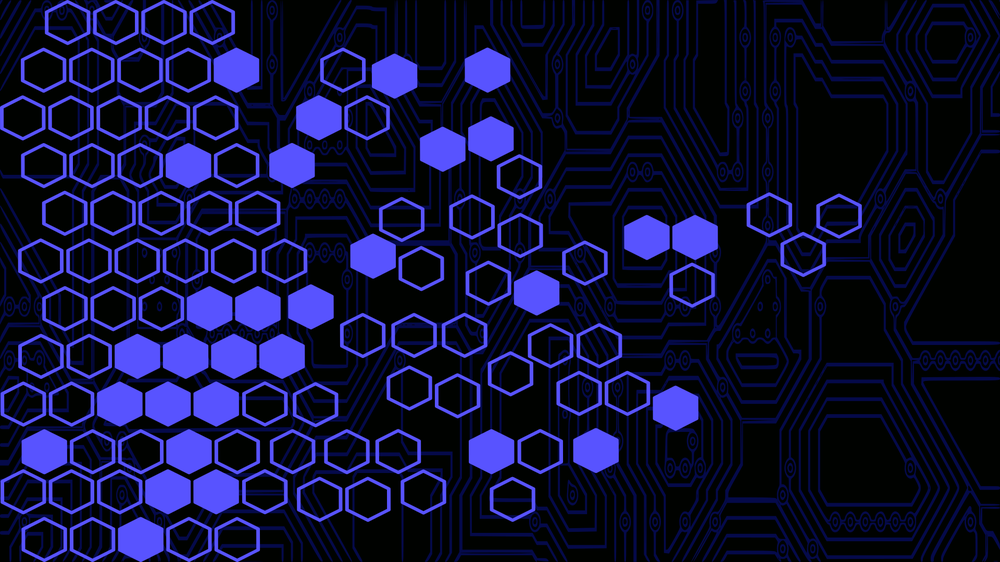
#> input picture src/assets/1.png, 1000 x 562 px, shrunk from 1920 x 1080 before the run, found by its file name
$ jupyter execute 'pencilsketch using matplotlib.ipynb'   (shell and % lines are left out)
#> lines starting #> are read from the running program, lines starting #| are printed output that depends on the picture
[cell 1]
def dodge(front,back):
    result = front*255/(255-back)
    result[result>255]=255
    result[back==255]=255
    return result.astype('uint8')

[cell 2]
import numpy as np
def grayscale(rgb):
    return np.dot(rgb[...,:3],[0.299,0.587,0.114])

[cell 3]
img = "C:\\Users\\HP\\Downloads\\1.png"

[cell 4]
import imageio
s = imageio.imread(img)
#> s is the input picture: shape (562, 1000, 4); mean R, G, B, A 14, 15.4, 51, 255
g = grayscale(s)
#> in grayscale, `return np.dot(rgb[...,:3],[0.299,0.587,0.114])`:
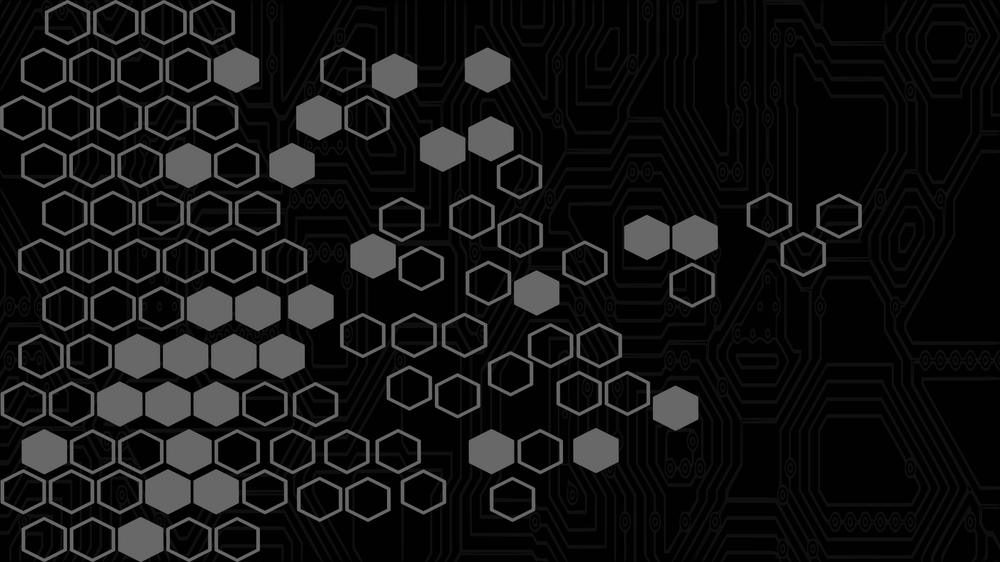
#> returned value: shape (562, 1000) float64; min 0, max 113.3, mean 19
i = 255 -g
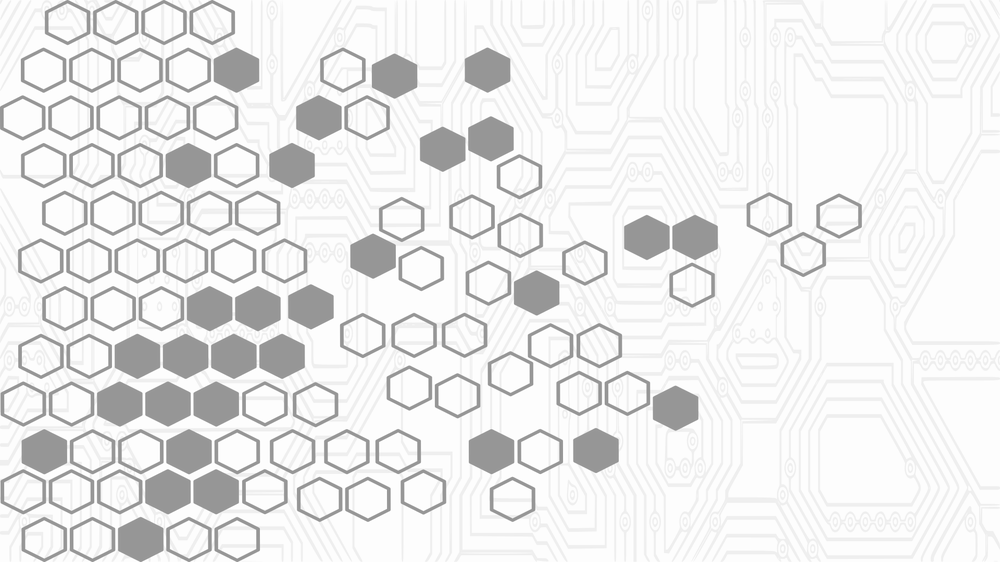
#> i: shape (562, 1000) float64; min 141.7, max 255, mean 236
import scipy.ndimage
b=scipy.ndimage.filters.gaussian_filter(i,sigma=10)
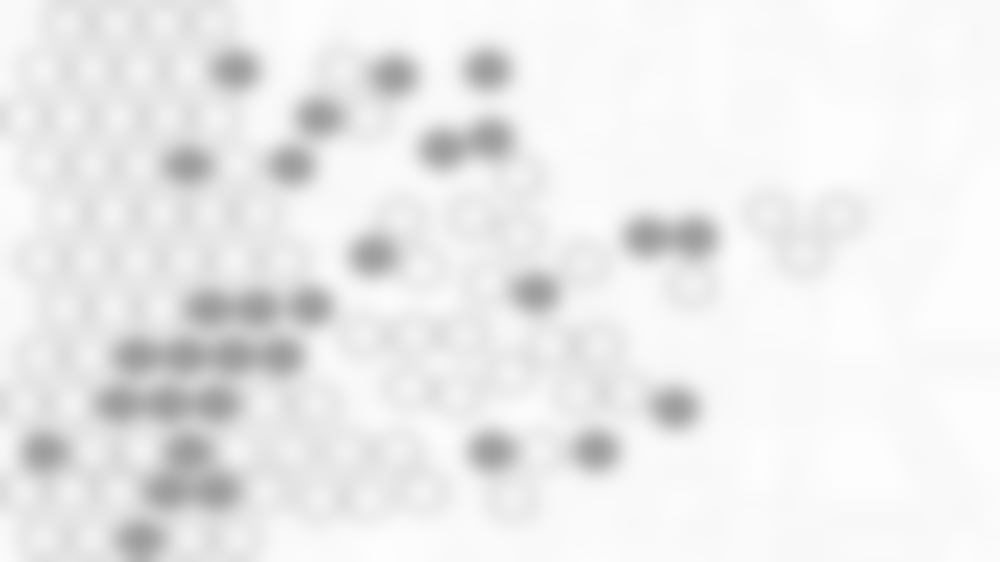
#> b: shape (562, 1000) float64; min 158.3, max 253.8, mean 236
r= dodge(b,g)
#> in dodge, `result = front*255/(255-back)`:
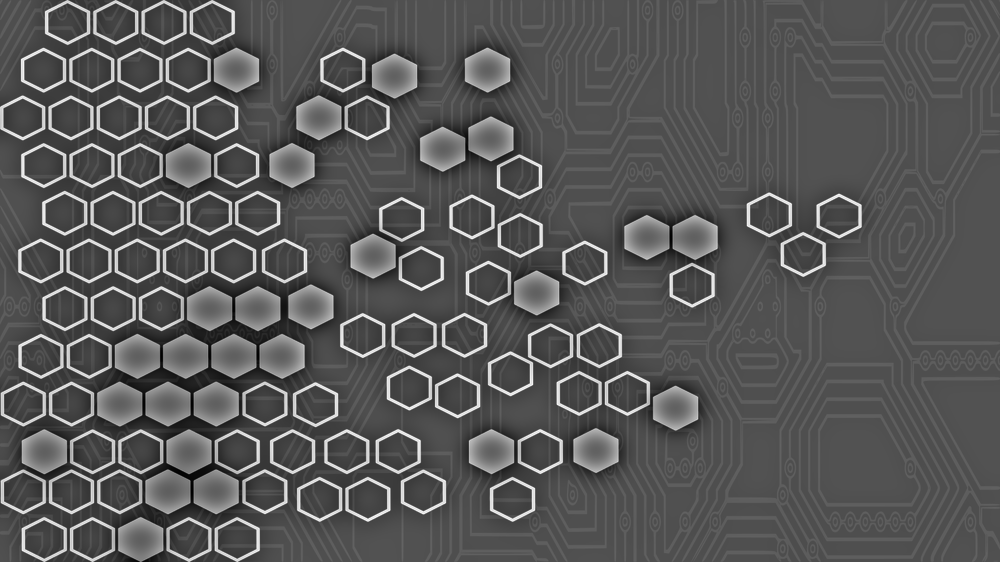
#> result: shape (562, 1000) float64; min 172.7, max 425.9, mean 259.6; drawn with min black and max white
#> in dodge, `result[result>255]=255`:
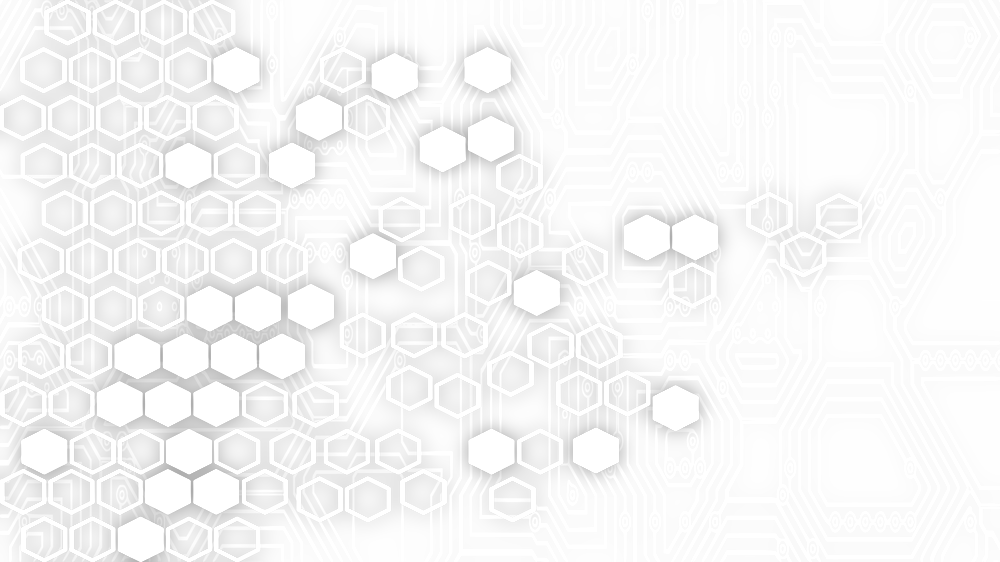
#> result: shape (562, 1000) float64; min 172.7, max 255, mean 246.8

$ run again, with src/assets/2.webp saved as src/assets/1.png
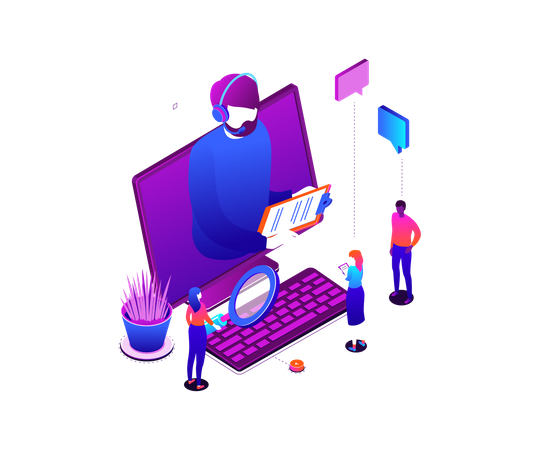
#> input picture src/assets/2.webp, 540 x 450 px, found by its file name
#> s is the input picture: shape (450, 540, 4); mean R, G, B, A 56, 25.8, 72.7, 50.8
#> in grayscale, `return np.dot(rgb[...,:3],[0.299,0.587,0.114])`:
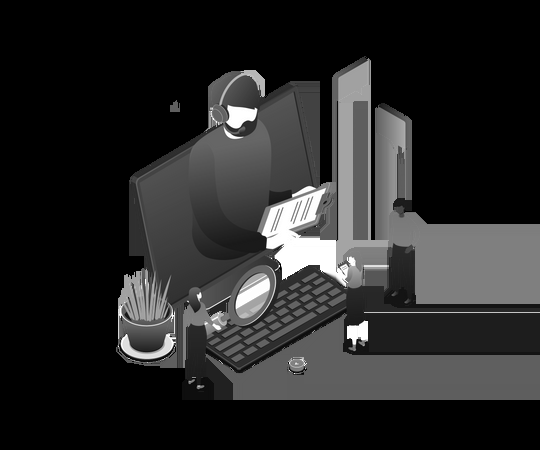
#> returned value: shape (450, 540) float64; min 0, max 255, mean 40.2
#> in dodge, `result[result>255]=255`:
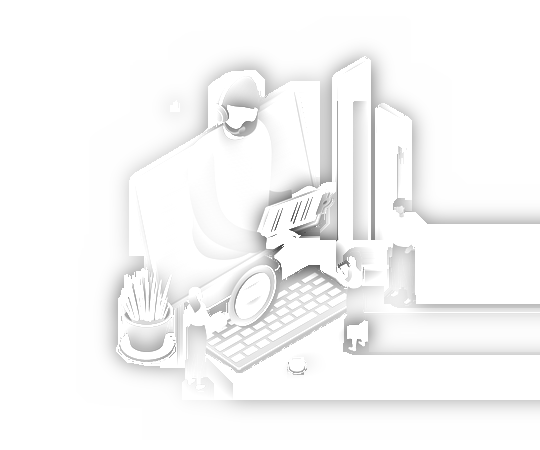
#> result: shape (450, 540) float64; min 56.47, max 255, mean 247.9

$ run again, with src/assets/4.jpg saved as src/assets/1.png
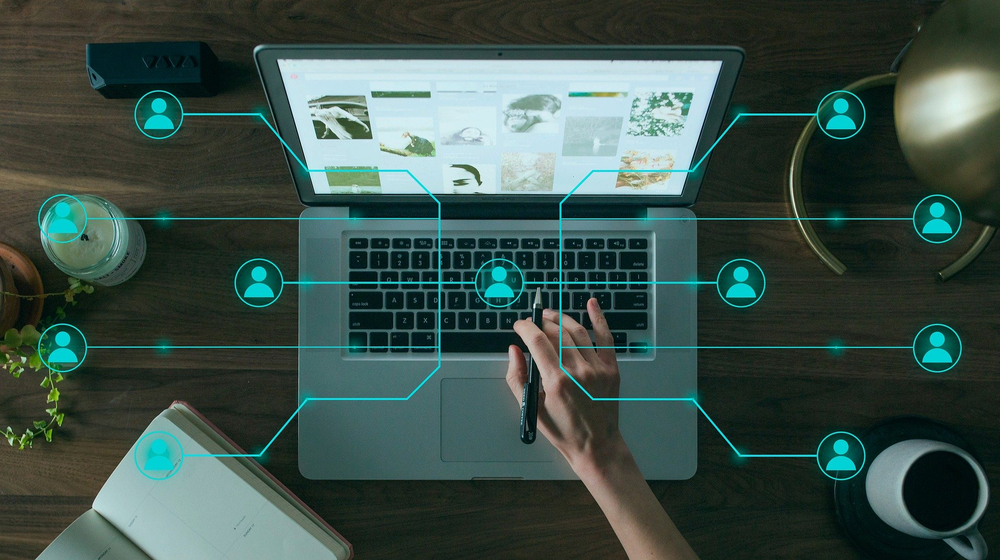
#> input picture src/assets/4.jpg, 1000 x 560 px, shrunk from 1920 x 1075 before the run, found by its file name
#> s is the input picture: shape (560, 1000, 3); mean R, G, B 60.1, 80.9, 74
#> `b=scipy.ndimage.filters.gaussian_filter(i,sigma=10)`:
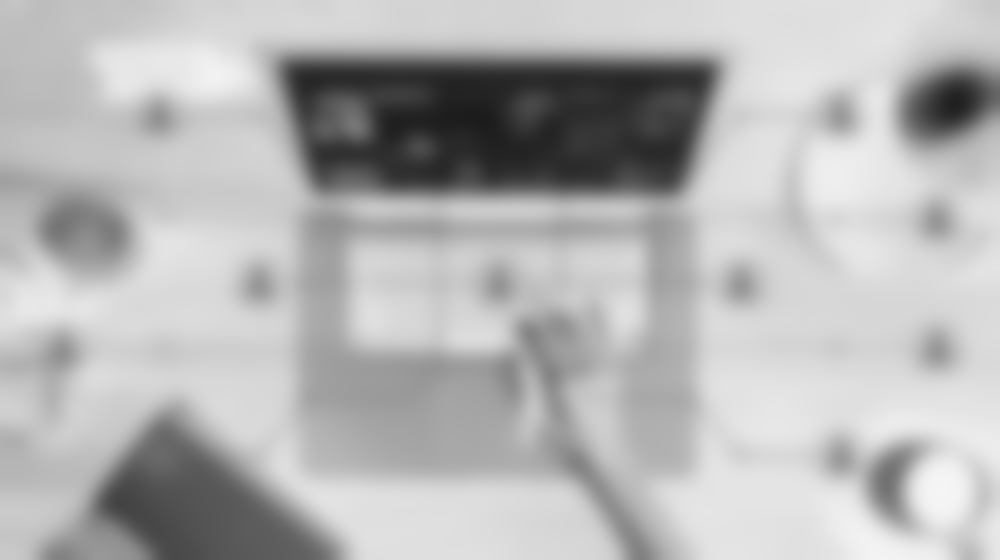
#> b: shape (560, 1000) float64; min 28.29, max 245.2, mean 181.1
#> in dodge, `result[result>255]=255`:
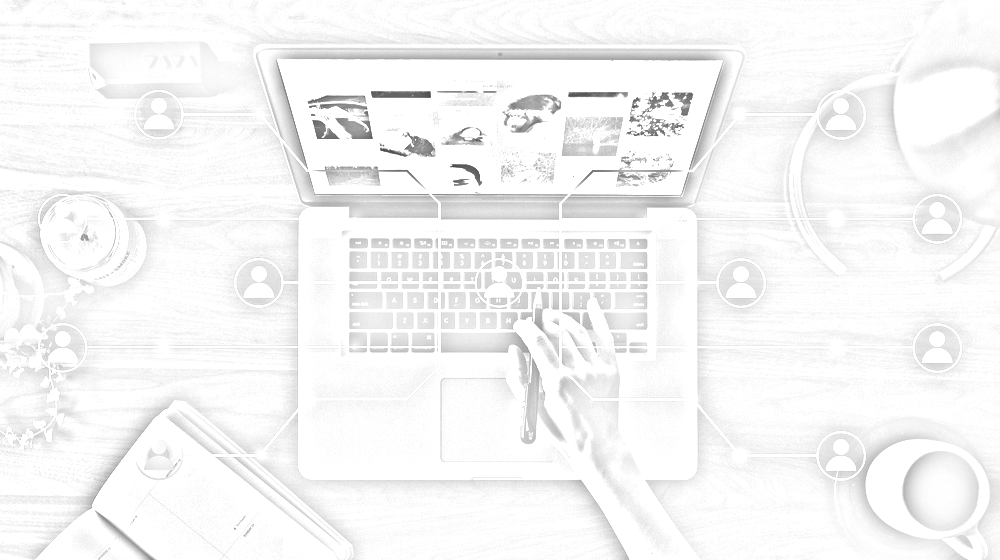
#> result: shape (560, 1000) float64; min 68.3, max 255, mean 245.9
